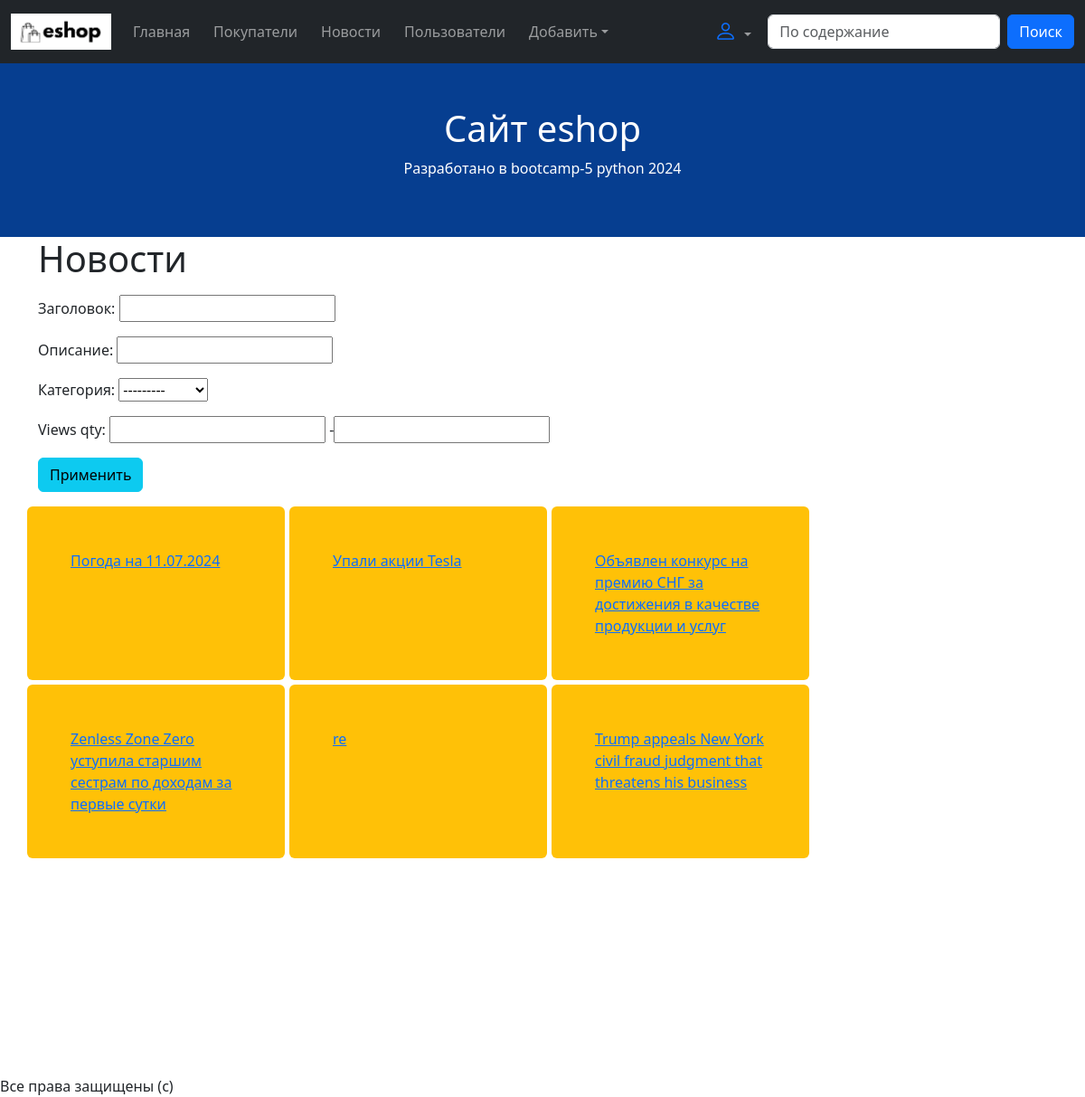
Page /news/ (signed in) on the committed database.
### news/models.py (models this page shows, shortened)
class New(models.Model):
    title = models.CharField(max_length=100)
    article = models.TextField()
    views = models.IntegerField(default=0)
    category = models.ForeignKey(
        to=NewsCategory,
        on_delete=models.CASCADE,
        null=True, blank=True,
        verbose_name="Категория"
    )
    costumer_views = models.ManyToManyField(
        to=Costumer,
    )
    views_qty = models.IntegerField(default=0)

### news/views/news_lst.py (the view)
# urls.py: path('news/', NewsList.as_view(), name='news-list'),
class NewsList(View):
    def get(self, request):
        news_queryset = New.objects.all()
        filter_object = NewsFilter(
            data=request.GET,
            queryset=news_queryset
        )
        context = {"filter_object": filter_object}
        return render(request, 'news_list.html', context)

### news/models.py (called while the page is built)
    def __str__(self):
        return self.name

### news/templates/news_list.html
{% extends 'base.html' %}
{% load django_bootstrap5 %}
{% block content %}
<h1>Новости</h1>
<p>
    <form method="get">
        {{ filter_object.form.as_p }}
        <button class="btn btn-info">Применить</button>
    </form>
</p>
<div class="row news-list">
    {% for new in filter_object.qs %}
        <div class="p-5 bg-warning rounded col-lg-3 col-md-5 col-sm-12">
            <a href="/news-detail/{{ new.id }}/">{{ new.title }}</a>
        </div>
    {% endfor %}
</div>
{% endblock %}

### core/static/style.css (style rules this page uses)
.news-list { gap: 5px; }

### rows in the picture
New: title "Погода на 11.07.2024"
New: title "Упали акции Tesla"
New: title "Объявлен конкурс на премию СНГ за достижения в качестве продукции и услуг"
New: title "Zenless Zone Zero уступила старшим сестрам по доходам за первые сутки"
New: title "re"
New: title "Trump appeals New York civil fraud judgment that threatens his business"
